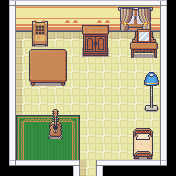

Below is a game level as drawn by its tile map, then a one-line description and the .tmx that defines it (tile-layer data replaced by summaries):
An orthogonal 11x11 tile map with 16x16 px tiles, 5 tile layers (Walls, Floors, Walkable, Blocking, ...), 18 tilesets.

<map version="1.5" tiledversion="1.7.2" orientation="orthogonal" renderorder="right-down" width="11" height="11" tilewidth="16" tileheight="16" infinite="0" nextlayerid="7" nextobjectid="1">
 <tileset firstgid="1" source="../Tilesets/Tileset_16x16_1.tsx" />
 <tileset firstgid="101" source="../Tilesets/Tileset_16x16_2.tsx" />
 <tileset firstgid="201" source="../Tilesets/Tileset_16x16_3.tsx" />
 <tileset firstgid="301" source="../Tilesets/Tileset_16x16_4.tsx" />
 <tileset firstgid="401" source="../Tilesets/Tileset_16x16_5.tsx" />
 <tileset firstgid="501" source="../Tilesets/Tileset_16x16_6.tsx" />
 <tileset firstgid="601" source="../Tilesets/Tileset_16x16_7.tsx" />
 <tileset firstgid="701" source="../Tilesets/Tileset_16x16_8.tsx" />
 <tileset firstgid="801" source="../Tilesets/Tileset_16x16_9.tsx" />
 <tileset firstgid="901" source="../Tilesets/Tileset_16x16_10.tsx" />
 <tileset firstgid="1001" source="../Tilesets/Tileset_16x16_11.tsx" />
 <tileset firstgid="1101" source="../Tilesets/Tileset_16x16_12.tsx" />
 <tileset firstgid="1231" source="../Tilesets/Tileset_16x16_13.tsx" />
 <tileset firstgid="1371" source="../Tilesets/Tileset_16x16_14.tsx" />
 <tileset firstgid="1501" source="../Tilesets/Tileset_16x16_15.tsx" />
 <tileset firstgid="1655" source="../Tilesets/Tileset_16x16_16.tsx" />
 <tileset firstgid="1823" source="../Tilesets/Tileset_16x16_17.tsx" />
 <tileset firstgid="1977" source="../Objects/Interiors_16x16.tsx" />
 <layer id="1" name="Walls" width="11" height="11">
  <data>[121 cells, 105 non-empty, 16 distinct tile ids]</data>
 </layer>
 <layer id="2" name="Floors" width="11" height="11">
  <data>[121 cells, 118 non-empty, 5 distinct tile ids]</data>
 </layer>
 <layer id="3" name="Walkable" width="11" height="11">
  <data>[121 cells, 40 non-empty, 13 distinct tile ids]</data>
 </layer>
 <layer id="4" name="Blocking" width="11" height="11">
  <data>[121 cells, 65 non-empty, 34 distinct tile ids]</data>
 </layer>
 <layer id="5" name="Nonblocking" width="11" height="11">
  <data>[121 cells, 3 non-empty, 3 distinct tile ids]</data>
 </layer>
</map>
